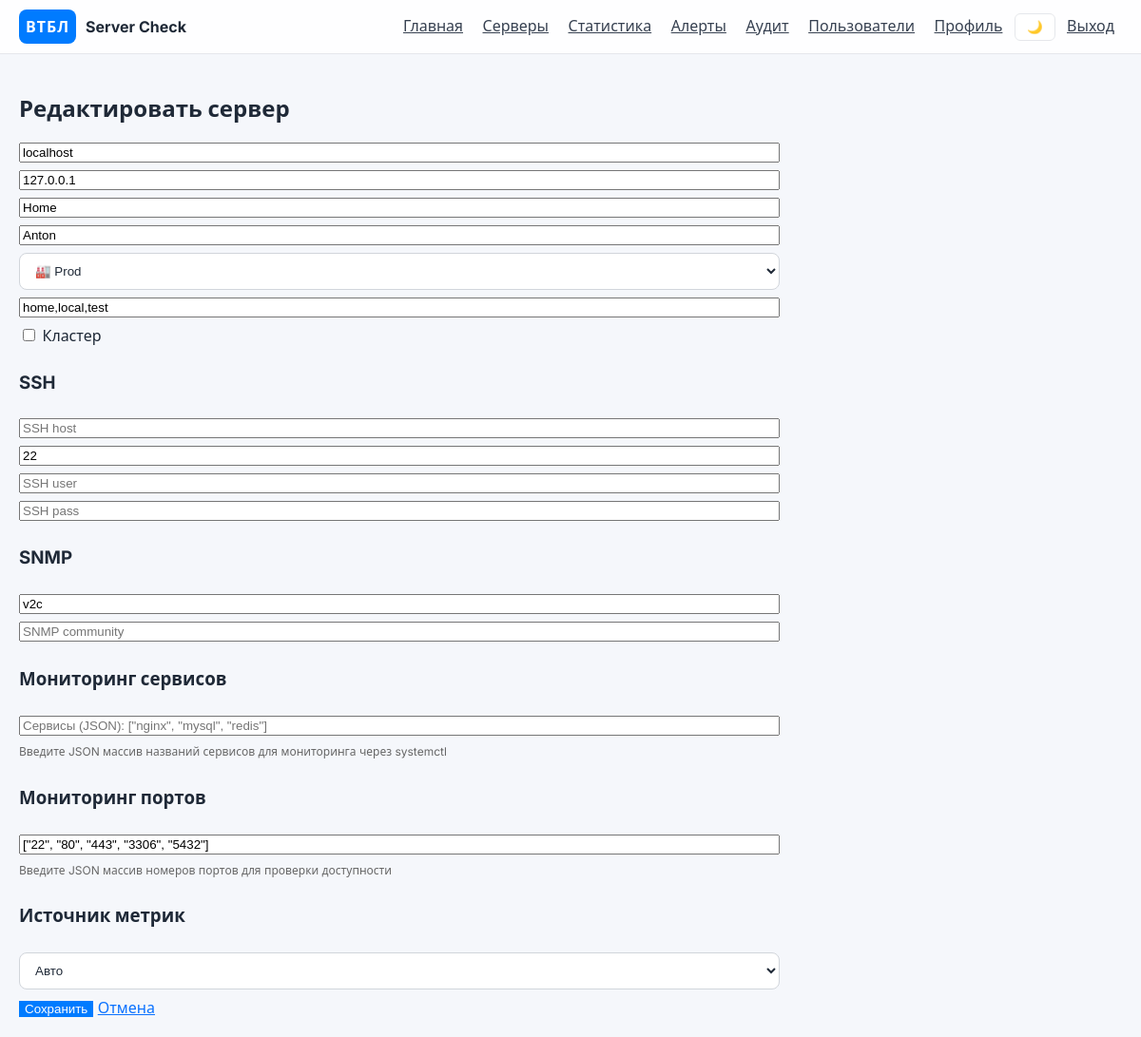
Screenshot of /servers/1/edit (signed in) with the database file from the repository.
### app/models.py (models this page shows)
class Server(Base):
    __tablename__ = "servers"
    id = Column(Integer, primary_key=True, index=True)
    hostname = Column(String(200), nullable=False)
    ip_address = Column(String(100), nullable=False)
    system_name = Column(String(200), nullable=True)
    owner = Column(String(200), nullable=True)
    is_cluster = Column(Boolean, default=False)
    environment = Column(String(20), default="prod")  # test|stage|prod
    tags = Column(String(500), nullable=True)
    ssh_host = Column(String(200), nullable=True)
    ssh_port = Column(Integer, default=22)
    ssh_username = Column(String(200), nullable=True)
    ssh_password = Column(String(500), nullable=True)  # Encrypted
    snmp_version = Column(String(10), nullable=True)  # v2c
    snmp_community = Column(String(500), nullable=True)  # Encrypted
    metric_source = Column(String(20), default="auto")  # auto|local|ssh|snmp
    services_to_monitor = Column(String(1000), nullable=True)  # JSON string of services to monitor
    ports_to_monitor = Column(String(1000), nullable=True)  # JSON string of ports to monitor
    created_at = Column(DateTime, default=datetime.utcnow)
    metrics = relationship("Metric", back_populates="server", cascade="all, delete-orphan")

### app/routers.py (the view)
@router.get("/servers/{server_id}/edit")
async def edit_server_page(request: Request, server_id: int, db: AsyncSession = Depends(get_db)):
    if not request.user.is_authenticated:
        return RedirectResponse(url="/login", status_code=HTTP_302_FOUND)
    if request.session.get("role") not in {UserRole.admin.value, UserRole.operator.value}:
        raise HTTPException(status_code=403, detail="Operators/Admins only")
    server = (await db.execute(select(Server).where(Server.id == server_id))).scalar_one_or_none()
    if not server:
        raise HTTPException(status_code=404, detail="Server not found")
    return request.app.state.templates.TemplateResponse("server_edit.html", {"request": request, "s": server})

### templates/server_edit.html (shortened to what this page needs)
{% extends "base.html" %}
{% block content %}
  <h2>Редактировать сервер</h2>
  <form method="post" action="/servers/{{ s.id }}/edit" style="display:grid; gap:8px; max-width:800px;">
    <input name="hostname" value="{{ s.hostname }}" placeholder="Hostname" required />
    <input name="ip_address" value="{{ s.ip_address }}" placeholder="IP" required />
    <input name="system_name" value="{{ s.system_name or '' }}" placeholder="Система" />
    <input name="owner" value="{{ s.owner or '' }}" placeholder="Ответственный" />
    <select name="environment" required>
      <option value="prod" {% if s.environment=='prod' %}selected{% endif %}>🏭 Prod</option>
    </select>
    <input name="tags" value="{{ s.tags or '' }}" placeholder="Теги (через запятую)" />
    <div>
      <label><input type="checkbox" name="is_cluster" value="true" {% if s.is_cluster %}checked{% endif %}/> Кластер</label>
    </div>
    <h3>SSH</h3>
    <input name="ssh_host" value="{{ s.ssh_host or '' }}" placeholder="SSH host" />
    <input name="ssh_port" value="{{ s.ssh_port or 22 }}" placeholder="SSH port" />
    <input name="ssh_username" value="{{ s.ssh_username or '' }}" placeholder="SSH user" />
    <input name="ssh_password" value="{{ s.ssh_password or '' }}" placeholder="SSH pass" />
    <h3>SNMP</h3>
    <input name="snmp_version" value="{{ s.snmp_version or 'v2c' }}" placeholder="SNMP ver (v2c)" />
    <input name="snmp_community" value="{{ s.snmp_community or '' }}" placeholder="SNMP community" />
    <h3>Мониторинг сервисов</h3>
    <input name="services_to_monitor" value="{{ s.services_to_monitor or '' }}" placeholder='Сервисы (JSON): ["nginx", "mysql", "redis"]' />
    <small style="color: #666; font-size: 12px;">Введите JSON массив названий сервисов для мониторинга через systemctl</small>
    <h3>Мониторинг портов</h3>
    <input name="ports_to_monitor" value="{{ s.ports_to_monitor or '' }}" placeholder='Порты (JSON): ["80", "443", "3306"]' />
    <small style="color: #666; font-size: 12px;">Введите JSON массив номеров портов для проверки доступности</small>
    <h3>Источник метрик</h3>
    <select name="metric_source">
      <option value="auto" {% if s.metric_source=='auto' %}selected{% endif %}>Авто</option>
    </select>
    <div>
      <button type="submit">Сохранить</button>
      <a href="/servers/{{ s.id }}">Отмена</a>
    </div>
  </form>
{% endblock %}

### static/style.css (style rules this page uses)
:root { --bg-primary: #f5f7fb; --bg-secondary: #ffffff; --text-primary: #1f2937; --text-secondary: #374151; --border-color: #e5e7eb; --input-border: #d1d5db; --shadow: rgba(0,0,0,0.06); --shadow-hover: rgba(0, 123, 255, 0.35); }
body { background: var(--bg-primary); color: var(--text-primary); margin:0; font-family: 'Inter', system-ui, -apple-system, Segoe UI, Roboto, Arial, sans-serif; transition: background-color 0.3s ease, color 0.3s ease; }
a { color: #0b72ff; }
button { background:#007bff; color:#fff; border:none; }
input[type=text], input[type=password], select { border: 1px solid var(--input-border); border-radius: 8px; padding: 10px 12px; background: var(--bg-secondary); color: var(--text-primary); transition: border-color 0.3s ease, background-color 0.3s ease, color 0.3s ease; }

### rows the page displays
Server: hostname "localhost", ip_address "127.0.0.1", system_name "Home", owner "Anton", environment "🏭 Prod", tags "home,local,test", ssh_port "22", snmp_version "v2c", ports_to_monitor "[\"22\", \"80\", \"443\", \"3306\", \"5432\"]", metric_source "Авто"
